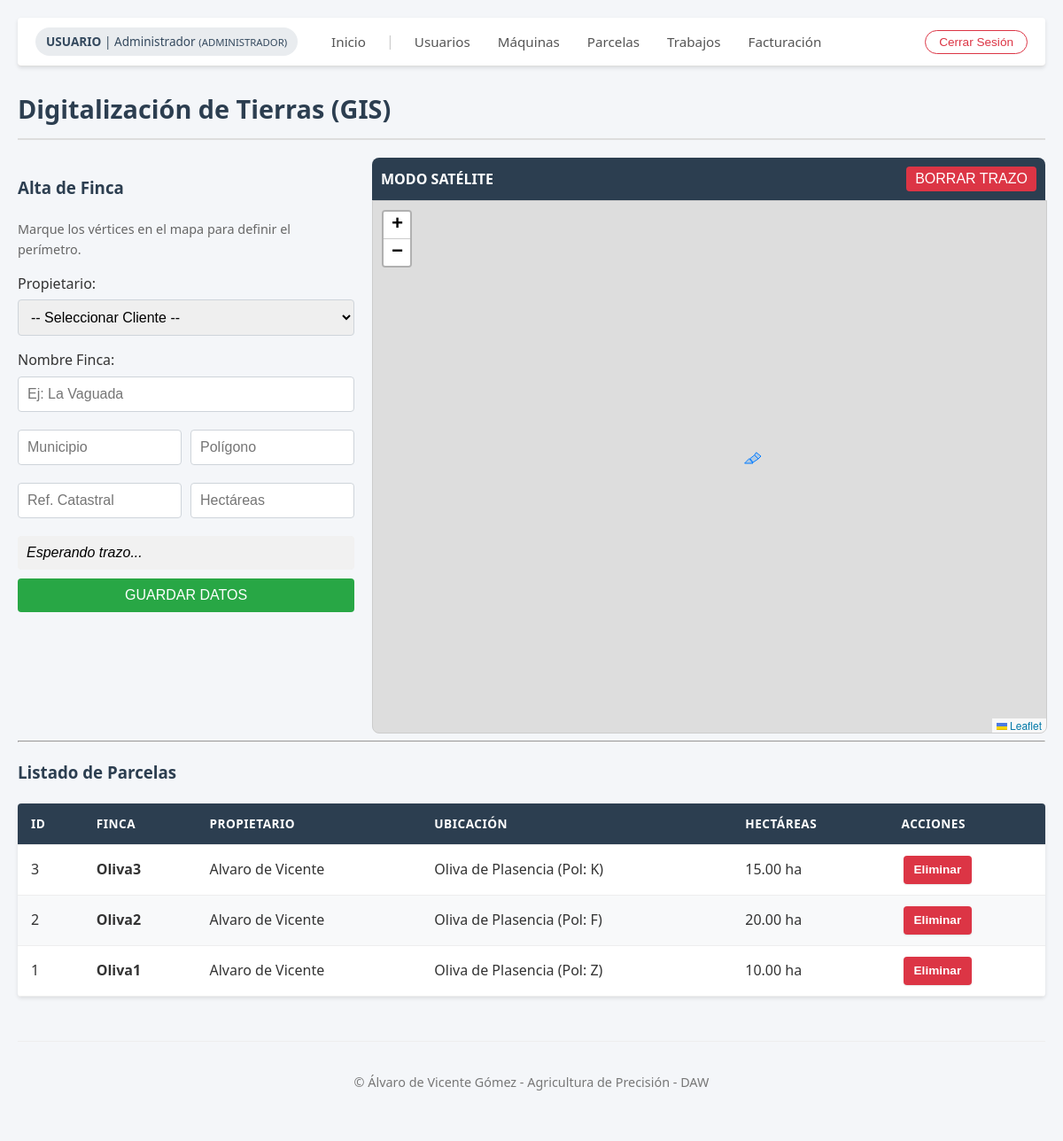
The page /gestion_parcelas.php (signed in) on the database its author committed.
### tables this page shows
CREATE TABLE `parcelas` (
  `codigo_parcela` int(11) NOT NULL AUTO_INCREMENT,
  `login_agricultor` varchar(50) DEFAULT NULL,
  `nombre` varchar(100) NOT NULL,
  `poligono` varchar(20) DEFAULT NULL,
  `referencia_catastral` varchar(50) DEFAULT NULL,
  `hectareas` decimal(10,2) DEFAULT NULL,
  `municipio` varchar(50) DEFAULT NULL,
  `latitud` decimal(10,6) DEFAULT NULL COMMENT 'Centroide Lat',
  `longitud` decimal(10,6) DEFAULT NULL COMMENT 'Centroide Lon',
  `borde_poligono` longtext DEFAULT NULL COMMENT 'Coordenadas GeoJSON',
  PRIMARY KEY (`codigo_parcela`),
  KEY `login_agricultor` (`login_agricultor`),
  CONSTRAINT `parcelas_ibfk_1` FOREIGN KEY (`login_agricultor`) REFERENCES `usuarios` (`login`) ON DELETE CASCADE
);

CREATE TABLE `usuarios` (
  `login` varchar(50) NOT NULL COMMENT 'Identificador único de acceso',
  `password` varchar(50) NOT NULL,
  `nombre` varchar(50) NOT NULL,
  `apellidos` varchar(100) NOT NULL,
  `dni` varchar(15) DEFAULT NULL,
  `email` varchar(100) DEFAULT NULL,
  `tipo` int(11) NOT NULL COMMENT '0=Admin, 1=Maquinista, 2=Agricultor',
  PRIMARY KEY (`login`)
);

### gestion_parcelas.php (the view, shortened to what this page needs)
<?php
require("conexion.php");
include("includes/header.php");
?>
<h1>Digitalización de Tierras (GIS)</h1>
<div class="contenedor-mapa">
    <div class="col-form">
        <h3>Alta de Finca</h3>
        <p style="font-size:0.9em; color:#666;">Marque los vértices en el mapa para definir el perímetro.</p>
        <form action="gestion_parcelas.php" method="POST">
            <label>Propietario:</label>
            <select name="login_agricultor" required>
                <option value="">-- Seleccionar Cliente --</option>
            </select>
            <label>Nombre Finca:</label>
            <input type="text" name="nombre" required placeholder="Ej: La Vaguada">
            <div style="display:flex; gap:10px;">
                <div style="flex:1"><input type="text" name="municipio" placeholder="Municipio"></div>
                <div style="flex:1"><input type="text" name="poligono" placeholder="Polígono"></div>
            </div>
            <div style="display:flex; gap:10px;">
                <div style="flex:1"><input type="text" name="referencia" placeholder="Ref. Catastral"></div>
                <div style="flex:1"><input type="text" name="hectareas" placeholder="Hectáreas"></div>
            </div>
            <input type="text" id="estado_dibujo" readonly value="Esperando trazo..." style="background:#f1f1f1; border:none; width:100%; margin-bottom:10px; font-style:italic;">
            <input type="submit" name="btn_guardar" value="GUARDAR DATOS" style="width:100%;">
        </form>
    </div>
    <div class="col-visor">
        <div class="herramientas-mapa" style="display:flex; justify-content:space-between; align-items:center;">
            <span>MODO SATÉLITE</span>
            <button type="button" onclick="borrarDibujo()" style="background:#dc3545; color:white; border:none; padding:5px 10px; cursor:pointer;">BORRAR TRAZO</button>
        </div>
        <div id="mapa" class="modo-dibujo"></div>
    </div>
</div>
<hr>
<h3>Listado de Parcelas</h3>
<table id="tablaParcelas">
    <thead>
        <tr>
            <th>ID</th>
            <th>Finca</th>
            <th>Propietario</th>
            <th>Ubicación</th>
            <th>Hectáreas</th>
            <th>Acciones</th>
        </tr>
    </thead>
    <tbody>
        <?php
        $sql_list = "SELECT p.*, u.nombre as n_prop, u.apellidos as a_prop
                     FROM parcelas p
                     LEFT JOIN usuarios u ON p.login_agricultor = u.login
                     ORDER BY p.codigo_parcela DESC";
        $res_list = mysqli_query($conexion, $sql_list);
        while ($p = mysqli_fetch_array($res_list)) {
            echo "<tr onclick='focalizarParcela(" . $p['codigo_parcela'] . ")' style='cursor:pointer;'>";
            echo "<td>" . $p['codigo_parcela'] . "</td>";
            echo "<td><b>" . $p['nombre'] . "</b></td>";
            echo "<td>" . ($p['n_prop'] ? $p['n_prop'] . " " . $p['a_prop'] : "Usuario borrado") . "</td>";
            echo "<td>" . $p['municipio'] . " (Pol: " . $p['poligono'] . ")</td>";
            echo "<td>" . $p['hectareas'] . " ha</td>";
            echo "<td onclick='event.stopPropagation();'>
                    <form method='POST' onsubmit='return confirm(\"¿Eliminar finca?\");' style='margin:0;'>
                        <input type='hidden' name='id_borrar' value='" . $p['codigo_parcela'] . "'>
                        <input type='submit' value='Eliminar' class='btn-accion btn-borrar'>
                    </form>
                  </td>";
            echo "</tr>";
        }
        ?>
    </tbody>
</table>
<?php include("includes/footer.php"); ?>

### css/estilos.css (style rules this page uses)
:root { --color-primario: #2c3e50; --color-secundario: #34495e; --color-acento: #28a745; --color-acento-hover: #218838; --color-peligro: #dc3545; --color-fondo: #f4f6f9; --color-blanco: #ffffff; --color-texto: #333333; --bg-pendiente: #fff3cd; --txt-pendiente: #856404; --bg-curso: #d1ecf1; --txt-curso: #0c5460; --bg-final: #d4edda; --txt-final: #155724; --radio-borde: 4px; --sombra-suave: 0 2px 4px rgba(0,0,0,0.1); }
body { font-family: 'Segoe UI', Tahoma, Geneva, Verdana, sans-serif; margin: 0; padding: 20px; background: var(--color-fondo); color: var(--color-texto); line-height: 1.6; }
h1, h2, h3 { color: var(--color-primario); margin-bottom: 20px; }
h1 { border-bottom: 2px solid #ddd; padding-bottom: 10px; font-size: 1.8em; }
input[type=text], input[type=password], input[type=email], input[type=date], input[type=number], select { width: 100%; padding: 10px; margin: 5px 0 15px 0; border: 1px solid #ced4da; border-radius: var(--radio-borde); box-sizing: border-box; font-size: 1em; }
input[type=submit], button { background-color: var(--color-acento); color: white; padding: 10px 20px; border: none; border-radius: var(--radio-borde); cursor: pointer; font-size: 1em; transition: background 0.3s; }
table { width: 100%; border-collapse: collapse; margin-top: 20px; background: var(--color-blanco); box-shadow: var(--sombra-suave); border-radius: var(--radio-borde); overflow: hidden; }
th, td { border-bottom: 1px solid #eee; padding: 12px 15px; text-align: left; vertical-align: middle; }
th { background-color: var(--color-primario); color: white; font-weight: 600; text-transform: uppercase; font-size: 0.85em; letter-spacing: 0.5px; }
tr:nth-child(even) { background-color: #f8f9fa; }
.dashboard, .dashboard-agri, .contenedor-mapa { display: flex; gap: 20px; flex-wrap: wrap; }
.col-form { flex: 1; min-width: 300px; }
.col-visor { flex: 2; min-width: 400px; }
#mapa { height: 600px; width: 100%; border: 1px solid #ccc; border-radius: 0 0 8px 8px; }
.herramientas-mapa { background: var(--color-primario); color: white; padding: 10px; text-align: center; border-radius: 8px 8px 0 0; font-weight: bold; }
.btn-accion { display: inline-flex; align-items: center; justify-content: center; padding: 6px 12px !important; border: none; border-radius: 4px; font-size: 0.85em !important; font-weight: 600; text-decoration: none !important; cursor: pointer; transition: all 0.2s ease-in-out; color: white !important; line-height: 1.2; box-shadow: 0 1px 2px rgba(0,0,0,0.1); height: 32px; margin: 0 2px; }
.btn-borrar, .btn-rojo { background-color: #dc3545 !important; }

### rows shown on the page
parcelas: codigo_parcela "3", nombre "Oliva3", login_agricultor.nombre "Alvaro", login_agricultor.apellidos "de Vicente", municipio "Oliva de Plasencia", poligono "K", hectareas "15.00"
parcelas: codigo_parcela "2", nombre "Oliva2", login_agricultor.nombre "Alvaro", login_agricultor.apellidos "de Vicente", municipio "Oliva de Plasencia", poligono "F", hectareas "20.00"
parcelas: codigo_parcela "1", nombre "Oliva1", login_agricultor.nombre "Alvaro", login_agricultor.apellidos "de Vicente", municipio "Oliva de Plasencia", poligono "Z", hectareas "10.00"

### other values the page prints
$nombre_usuario "Administrador"
$rol_actual "ADMINISTRADOR"
